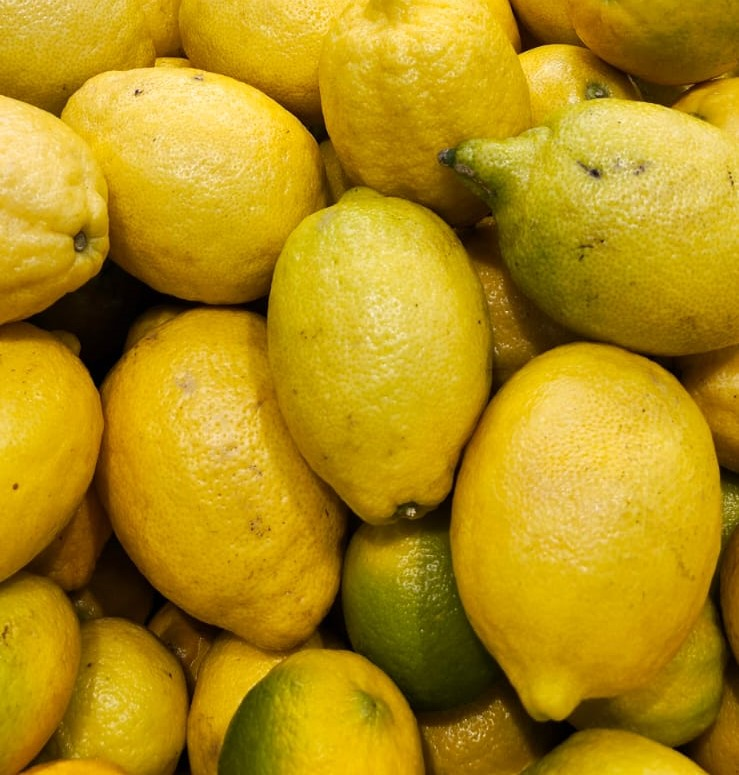
#> input picture images/lemons.jpg, 739 x 775 px, found by its file name
$ jupyter execute 'When life gives you lemons.ipynb'
#> lines starting #> are read from the running program, lines starting #| are printed output that depends on the picture
# Imports

[cell 1]
import cv2
import numpy as np
import time          # for runtime measuring

# Part 1

[cell 2]
def sum_matrix_conv(matrix1, matrix2):
    # Number of rows in the first matrix
    dim = len(matrix1)
    result = 0

    # Perform matrix convolution
    for i in range(dim):
        for j in range(dim):
            result += matrix1[i][j] * matrix2[i][j]

    return result

[cell 3]
# pad variable is an int indicating the padding kind to add - 0: zero padding, 1:replicate padding, 2: mirror padding
def my_imfilter(s, fil, pad):
    in_dim = s.shape[0]
    fil_dim = len(fil[0])
    pad_num = int(fil_dim/2)

    # creating an array that will be used as the padded image
    pad_im = np.zeros((in_dim + 2 * pad_num, in_dim + 2 * pad_num), dtype = np.uint8)

    if (pad == 0): # zero padding
        pad_im[pad_num : in_dim + pad_num, pad_num : in_dim + pad_num] = s

    if (pad == 1): # replicate padding
        pad_im[pad_num : in_dim + pad_num, pad_num : in_dim + pad_num] = s
        # corners
        pad_im[ : pad_num,  : pad_num] = s[0][0]
        pad_im[ : pad_num, in_dim + pad_num : ] = s[0][in_dim-1]
        pad_im[in_dim + pad_num : , : pad_num] = s[in_dim-1][0]
        pad_im[in_dim + pad_num : , in_dim + pad_num : ] = s[in_dim-1][in_dim-1]
        # columns
        pad_im[pad_num : in_dim + pad_num, : pad_num] = s[:, 0][:, np.newaxis]
        pad_im[pad_num : in_dim + pad_num, in_dim + pad_num : ] = s[:, -1][:, np.newaxis]
        # rows
        pad_im[ : pad_num, pad_num : in_dim + pad_num] = s[0, :]
        pad_im[in_dim + pad_num : , pad_num : in_dim + pad_num] = s[-1, :]

    if (pad == 2): # mirror padding
        pad_im[pad_num : in_dim + pad_num, pad_num : in_dim + pad_num] = s
        # sides
        pad_im[pad_num : in_dim + pad_num, : pad_num] = s[:, pad_num:0 :-1]
        pad_im[pad_num : in_dim + pad_num, in_dim + pad_num : ] = s[:, in_dim - 2 : in_dim - pad_num - 2 :-1]
        # top & bottom
        pad_im[ : pad_num , : ] = pad_im[2 * pad_num : pad_num :-1, : ]
        pad_im[pad_num + in_dim :  , : ] = pad_im[pad_num + in_dim - 2 : in_dim-2 :-1, : ]

    out_image = np.zeros((in_dim, in_dim), dtype = np.uint8)

    for i in range (in_dim):
        for j in range (in_dim):
            out_image[i][j] = sum_matrix_conv(pad_im[i : i + fil_dim, j : j + fil_dim], fil)
            if (out_image[i][j] > 256):
                out_image[i][j] = 256
            if (out_image[i][j] < 0):
                out_image[i][j] = 0

    return out_image

# Part 2

[cell 4]
# nlf variable is a string that indicates what non-linear filter will be applied.
# we implemented median filter and average filter.
def my_im_nl_filter(s, m, n, nlf, pad):
    in_dim = s.shape[0]
    pad_rows = int(m/2)
    pad_cols = int(n/2)

    # creating an array that will be used as the padded image
    pad_im = np.zeros((in_dim + 2 * pad_rows, in_dim + 2 * pad_cols), dtype = np.uint8)

    if (pad == 0): # zero padding
        pad_im[pad_rows : in_dim + pad_rows, pad_cols : in_dim + pad_cols] = s

    if (pad == 1): # replicate padding
        pad_im[pad_rows : in_dim + pad_rows, pad_cols : in_dim + pad_cols] = s
        # corners
        pad_im[ : pad_rows,  : pad_cols] = s[0][0]
        pad_im[ : pad_rows, in_dim + pad_cols : ] = s[0][in_dim-1]
        pad_im[in_dim + pad_rows : , : pad_cols] = s[in_dim-1][0]
        pad_im[in_dim + pad_rows : , in_dim + pad_cols : ] = s[in_dim-1][in_dim-1]
        # columns
        pad_im[pad_rows : in_dim + pad_rows, : pad_cols] = s[:, 0][:, np.newaxis]
        pad_im[pad_rows : in_dim + pad_rows, in_dim + pad_cols : ] = s[:, -1][:, np.newaxis]
        # rows
        pad_im[ : pad_rows, pad_cols : in_dim + pad_cols] = s[0, :]
        pad_im[in_dim + pad_rows : , pad_cols : in_dim + pad_cols] = s[-1, :]

    if (pad == 2): # mirror padding
        pad_im[pad_rows : in_dim + pad_rows, pad_cols : in_dim + pad_cols] = s
        # sides
        pad_im[pad_rows : in_dim + pad_rows, : pad_cols] = s[:, pad_cols:0 :-1]
        pad_im[pad_rows : in_dim + pad_rows, in_dim + pad_cols : ] = s[:, in_dim - 2 : in_dim - pad_cols - 2 :-1]
        # top & bottom
        pad_im[ : pad_rows , : ] = pad_im[2 * pad_rows : pad_rows :-1, : ]
        pad_im[pad_rows + in_dim :  , : ] = pad_im[pad_rows + in_dim - 2 : in_dim-2 :-1, : ]

    out_image = np.zeros((in_dim, in_dim), dtype = np.uint8)

    if (nlf == 'median'):
        for i in range (in_dim):
            for j in range (in_dim):
                out_image[i][j] = np.median(pad_im[i : i + m, j : j + n])

    if (nlf == 'average'):
        for i in range (in_dim):
            for j in range (in_dim):
                out_image[i][j] = int(np.average(pad_im[i : i + m, j : j + n]))

    return out_image

[cell 5]
def add_salt_and_pepper_noise(image, salt_prob, pepper_prob):
    row, col = image.shape
    s_vs_p = 0.5

    # Salt noise
    num_salt = np.ceil(salt_prob * image.size * s_vs_p)
    coords = [np.random.randint(0, i - 1, int(num_salt)) for i in image.shape]
    image[coords[0], coords[1]] = 255

    # Pepper noise
    num_pepper = np.ceil(pepper_prob * image.size * (1.0 - s_vs_p))
    coords = [np.random.randint(0, i - 1, int(num_pepper)) for i in image.shape]
    image[coords[0], coords[1]] = 0

    return image

# "Main"

[cell 6]
img=cv2.imread("lemons.jpg")
#> img is the input picture: shape (775, 739, 3); mean B, G, R 21.6, 141.4, 177.2
img = cv2.resize(img, (256, 256))
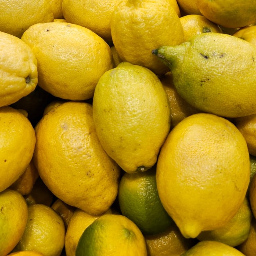
#> img: shape (256, 256, 3); mean B, G, R 21.5, 141.3, 177.1
gray_img = cv2.cvtColor(img, cv2.COLOR_BGR2GRAY)
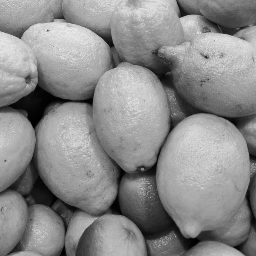
#> gray_img: shape (256, 256); min 0, max 237, mean 138.3

[cell 7]
sharpen = np.array([[0, -1, 0], [-1, 5, -1], [0, -1, 0]]) # One Pass Laplace filter 3x3
smoothen = np.array([[1/9, 1/9, 1/9], [1/9, 1/9, 1/9], [1/9, 1/9, 1/9]]) # Smooth filter 3x3

# getting the time before and after each filter so we can measure the runtime of our functions
time1 = time.time()
sharped_image = my_imfilter(gray_img, sharpen, 0)
#> in my_imfilter, `pad_im[pad_num : in_dim + pad_num, pad_num : in_dim + pad_num] = s`:
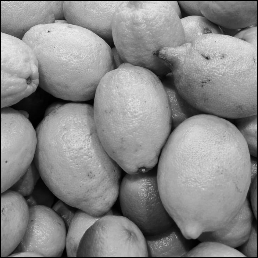
#> pad_im: shape (258, 258); min 0, max 237, mean 136.2
#> the loop in my_imfilter, `for i in range (in_dim):` made 256 passes
#> after the loop in my_imfilter, `for i in range (in_dim):`:
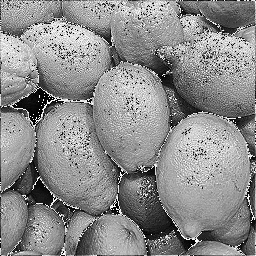
#> out_image: shape (256, 256); min 0, max 255, mean 139.8
time2 = time.time()
smoothed_image = my_imfilter(gray_img, smoothen, 0)
#> call 2 of my_imfilter, with fil = array of shape (3, 3), pad = 0
#> after the loop in my_imfilter (call 2), `for i in range (in_dim):`:
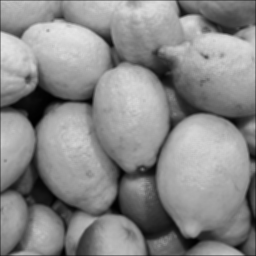
#> out_image: shape (256, 256); min 0, max 230, mean 137.1
time3 = time.time()
lib_smooth = cv2.filter2D(gray_img, -1, smoothen)
time4 = time.time()
lib_sharp = cv2.filter2D(gray_img, -1, sharpen)
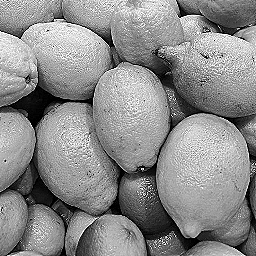
#> lib_sharp: shape (256, 256); min 0, max 255, mean 138.7
time5 = time.time()

print("Our sharpening time is: {} seconds, the library filter2D sharpening time is: {} seconds"
      .format(time2-time1, time5-time4))
print("Our smoothing time is: {} seconds, the library filter2D smoothing time is: {} seconds"
      .format(time3-time2, time4-time3))

# showing and saving the results of each filter we applied
cv2.imshow("Grayscale", gray_img)
cv2.imwrite('gray_img.jpg', gray_img)

cv2.imshow("Sharpened", sharped_image)
cv2.imwrite('sharped_image.jpg', sharped_image)

cv2.imshow("Smoothed", smoothed_image)
cv2.imwrite('smoothed_image.jpg', smoothed_image)

cv2.imshow("Lib Smoothen", lib_smooth)
cv2.imwrite('lib_smooth.jpg', lib_smooth)

cv2.imshow("Lib Sharpen", lib_sharp)
cv2.imwrite('lib_sharp.jpg', lib_sharp)

cv2.waitKey(0)
cv2.destroyAllWindows()

[cell 8]
# Add salt and pepper noise
noisy_image = add_salt_and_pepper_noise(gray_img, salt_prob=0.1, pepper_prob=0.1)
#> in add_salt_and_pepper_noise, `image[coords[0], coords[1]] = 0`:
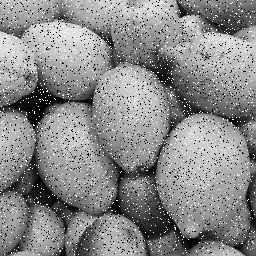
#> image: shape (256, 256); min 0, max 255, mean 137

# Save or display the result
cv2.imwrite('noisy_image.jpg', noisy_image)
cv2.imshow('Noisy Image', noisy_image)

smoothed_snp = my_imfilter(noisy_image, smoothen, 0)
#> call 3 of my_imfilter, with fil = array of shape (3, 3), pad = 0
#> in my_imfilter (call 3), `pad_im[pad_num : in_dim + pad_num, pad_num : in_dim + pad_num] = s`:
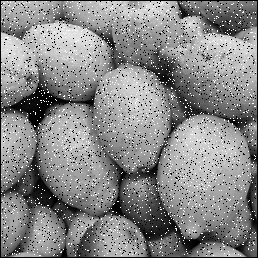
#> pad_im: shape (258, 258); min 0, max 255, mean 134.9
#> after the loop in my_imfilter (call 3), `for i in range (in_dim):`:
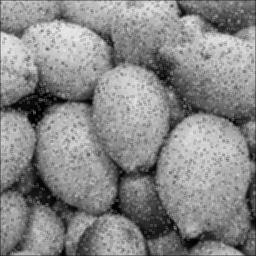
#> out_image: shape (256, 256); min 1, max 234, mean 135.8

cv2.imwrite('smoothed_snp.jpg', smoothed_snp)
cv2.imshow('Smoothed SnP', smoothed_snp)

median_im = my_im_nl_filter(gray_img, 3, 5, 'median', 0)
#> in my_im_nl_filter, `pad_im[pad_rows : in_dim + pad_rows, pad_cols : in_dim + pad_cols] = s`:
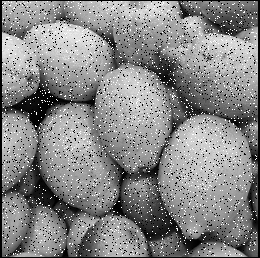
#> pad_im: shape (258, 260); min 0, max 255, mean 133.8
